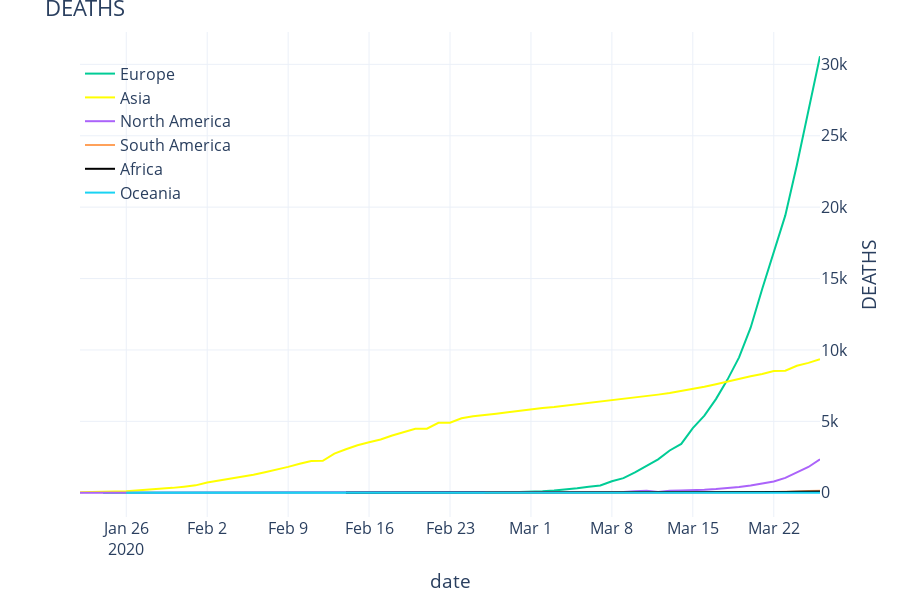

Notebook cell for this chart:
### Markdown cell above
### Finally, plot

### Code cell
# this is our custom function with styling for the website, can be run with some settings:
fig = plot_interactive_df(
    deaths_extracted,
    ylabel="DEATHS",
    title="DEATHS",
    sort_by="max_value",
    color_map={
        "Africa": "black",
        "Asia": "yellow",
    }
    
)
fig.show()
